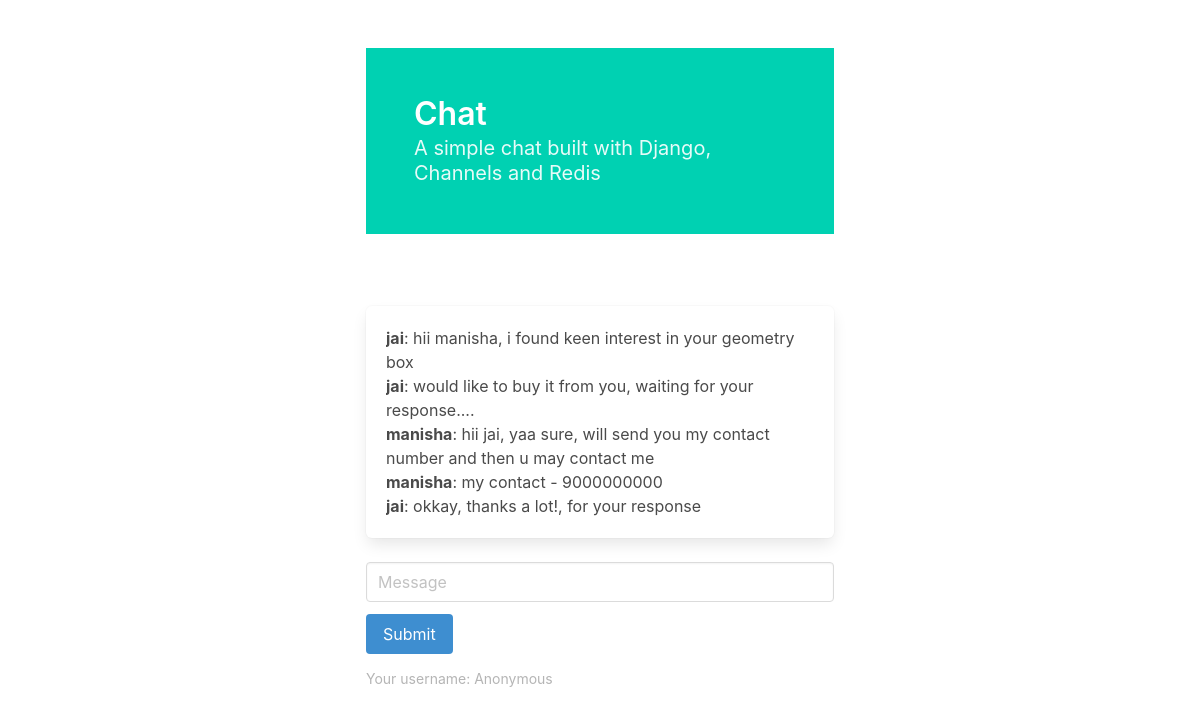
/chat/chatwithmanisha/, run on the app's committed database.
### chat/models.py (models this page shows)
class Message(models.Model):
    username = models.CharField(max_length=255)
    room = models.CharField(max_length=255)
    content = models.TextField()
    date_added = models.DateTimeField(auto_now_add=True)
    class Meta:
        ordering = ('date_added',)

### chat/views.py (the view)
# urls.py: path('<str:room_name>/', views.room, name='room'),
def room(request, room_name):
    username = request.GET.get('username', 'Anonymous')
    messages = Message.objects.filter(room=room_name)[0:15]
    return render(request, 'room.html', {'room_name': room_name, 'username': username, 'messages': messages})

### shop/context_processors.py (called while the page is built)
def menu_categories(request):
    categories = Category.objects.all()
    return {'menu_categories':categories}

### chat/templates/room.html (shortened to what this page needs)
<!DOCTYPE html>
<html>
    <head>
        <link rel="stylesheet" href="https://cdn.jsdelivr.net/npm/bulma@0.9.2/css/bulma.min.css">
    </head>
    <body>
        <section class="section">
            <div class="container">
                <div class="columns is-multiline">
                    <div class="column is-6 is-offset-3 mb-6">
                        <section class="hero is-primary">
                            <div class="hero-body">
                                <p class="title">
                                    Chat
                                </p>
                                <p class="subtitle">
                                    A simple chat built with Django, Channels and Redis
                                </p>
                            </div>
                        </section>
                    </div>
                    <div class="column is-6 is-offset-3">
                        <div class="box">
                            <div id="chat-messages" style="max-height: 300px; overflow-y: scroll;">{% for m in messages %}<b>{{ m.username }}</b>: {{ m.content }}<br>{% endfor %}</div>
                        </div>
                        <div class="field">
                            <div class="control">
                                <input class="input" type="text" placeholder="Message" id="chat-message-input">
                            </div>
                        </div>
                        <div class="field">
                            <div class="control">
                                <a class="button is-info" id="chat-message-submit">Submit</a>
                            </div>
                        </div>
                        <small class="has-text-grey-light">Your username: {{ username }}</small>
                    </div>
                </div>
            </div>
        </section>
    </body>
</html>

### data on the page
Message: username "jai", content "hii manisha, i found keen interest in your geometry box"
Message: username "jai", content "would like to buy it from you, waiting for your response...."
Message: username "manisha", content "hii jai, yaa sure, will send you my contact number and then u may contact me"
Message: username "manisha", content "my contact - 9000000000"
Message: username "jai", content "okkay, thanks a lot!, for your response"

### other printed values
{{ username }} "Anonymous"
